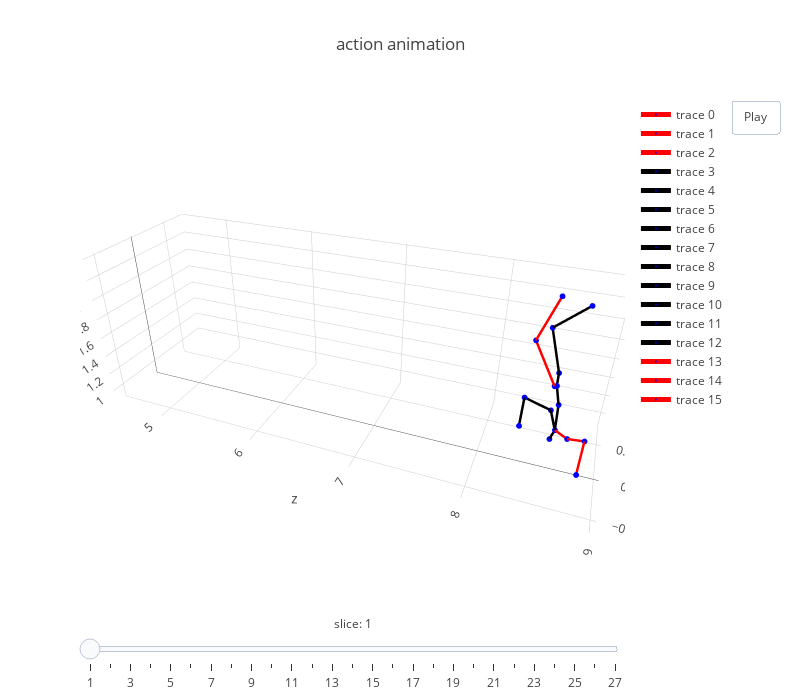

The code cell stored with this chart in its notebook:
### Code cell
obj_pts = gt.reshape(-1, 3)
xmin = obj_pts[:,0].min()
ymin = obj_pts[:,1].min()
zmin = obj_pts[:,2].min()
xmax = obj_pts[:,0].max()
ymax = obj_pts[:,1].max()
zmax = obj_pts[:,2].max()

frames, layout = generate_frames_layout(gt[::10], 
                                        dataset.skeleton(), 
                                        human36m_kpts_name, 
                                        x_range = [xmin, xmax], 
                                        y_range = [ymin, ymax], 
                                        z_range = [zmin, zmax])
fig = dict(data=get_line_3d_segs(gt, 0, dataset.skeleton(), human36m_kpts_name), layout=layout, frames=frames)
plotly.offline.iplot(fig)

### Figure 1 — Plotly figure (JSON) as saved in the notebook; plotly's stock layout.template omitted (floating-point values rounded to 4 significant figures)
{"data": [{"line": {"color": "red", "width": 5}, "marker": {"color": "blue", "size": 2}, "text": ["RHip"], "type": "scatter3d", "uid": "c470ee24-8dbc-4383-aa24-8846229fe3d9", "x": [0.01573, 0.1141], "y": [1.675, 1.623], "z": [8.544, 8.562]}, {"line": {"color": "red", "width": 5}, "marker": {"color": "blue", "size": 2}, "text": ["RKnee"], "type": "scatter3d", "uid": "1d65787e-e99f-4aba-a08a-ae7aec4348c3", "x": [0.1095, 0.01573], "y": [2.011, 1.675], "z": [8.336, 8.544]}, {"line": {"color": "red", "width": 5}, "marker": {"color": "blue", "size": 2}, "text": ["RAnkle"], "type": "scatter3d", "uid": "954d5e78-077d-476b-baa2-34b69e8e540e", "x": [0.153, 0.1095], "y": [2.407, 2.011], "z": [8.471, 8.336]}, {"line": {"color": "black", "width": 5}, "marker": {"color": "blue", "size": 2}, "text": ["LHip"], "type": "scatter3d", "uid": "ca206de2-ab02-4292-94bb-da89a2831d81", "x": [0.1959, 0.1141], "y": [1.701, 1.623], "z": [8.558, 8.562]}, {"line": {"color": "black", "width": 5}, "marker": {"color": "blue", "size": 2}, "text": ["LKnee"], "type": "scatter3d", "uid": "d47d7a2c-bf46-4db3-80d7-cf6c77fb3f38", "x": [0.2299, 0.1959], "y": [2.088, 1.701], "z": [8.441, 8.558]}, {"line": {"color": "black", "width": 5}, "marker": {"color": "blue", "size": 2}, "text": ["LAnkle"], "type": "scatter3d", "uid": "ad5b9c5b-00a1-440e-8b87-06b06632f16f", "x": [0.09228, 0.2299], "y": [2.393, 2.088], "z": [8.696, 8.441]}, {"line": {"color": "black", "width": 5}, "marker": {"color": "blue", "size": 2}, "text": ["Spine1"], "type": "scatter3d", "uid": "7c31deb6-d123-470b-a1d4-f1276c58e4f5", "x": [0.1549, 0.1141], "y": [1.415, 1.623], "z": [8.605, 8.562]}, {"line": {"color": "black", "width": 5}, "marker": {"color": "blue", "size": 2}, "text": ["Neck"], "type": "scatter3d", "uid": "05d1764e-6ed0-49a6-9e28-a65ec9e3f491", "x": [0.179, 0.1549], "y": [1.133, 1.415], "z": [8.618, 8.605]}, {"line": {"color": "black", "width": 5}, "marker": {"color": "blue", "size": 2}, "text": ["Head"], "type": "scatter3d", "uid": "2901dc5a-8df8-4b73-897b-596412165895", "x": [0.1745, 0.179], "y": [1.03, 1.133], "z": [8.588, 8.618]}, {"line": {"color": "black", "width": 5}, "marker": {"color": "blue", "size": 2}, "text": ["Site"], "type": "scatter3d", "uid": "136b855e-f1e4-4cb1-90c1-6ee109a0e543", "x": [0.1745, 0.1745], "y": [1.03, 1.03], "z": [8.588, 8.588]}, {"line": {"color": "black", "width": 5}, "marker": {"color": "blue", "size": 2}, "text": ["LShoulder"], "type": "scatter3d", "uid": "f8639210-c56c-468b-904e-bed6dd792f34", "x": [0.3551, 0.179], "y": [1.211, 1.133], "z": [8.553, 8.618]}, {"line": {"color": "black", "width": 5}, "marker": {"color": "blue", "size": 2}, "text": ["LElbow"], "type": "scatter3d", "uid": "a321b3d4-a14c-4c16-bf07-b0942410894a", "x": [0.2908, 0.3551], "y": [1.329, 1.211], "z": [8.315, 8.553]}, {"line": {"color": "black", "width": 5}, "marker": {"color": "blue", "size": 2}, "text": ["LWrist"], "type": "scatter3d", "uid": "4473618c-f9bc-4bb8-8afa-33efa4ce6800", "x": [0.05832, 0.2908], "y": [1.18, 1.329], "z": [8.32, 8.315]}, {"line": {"color": "red", "width": 5}, "marker": {"color": "blue", "size": 2}, "text": ["RShoulder"], "type": "scatter3d", "uid": "fa52767f-73e8-41d7-9ff1-2945142a6da0", "x": [0.02313, 0.179], "y": [1.182, 1.133], "z": [8.725, 8.618]}, {"line": {"color": "red", "width": 5}, "marker": {"color": "blue", "size": 2}, "text": ["RElbow"], "type": "scatter3d", "uid": "e65eccf0-f14c-427b-a95e-c560cd30cc13", "x": [-0.1681, 0.02313], "y": [1.336, 1.182], "z": [8.848, 8.725]}, {"line": {"color": "red", "width": 5}, "marker": {"color": "blue", "size": 2}, "text": ["RWrist"], "type": "scatter3d", "uid": "db2bc304-b93c-4a30-97fc-1adc9000e2f9", "x": [-0.3606, -0.1681], "y": [1.138, 1.336], "z": [8.833, 8.848]}, {"line": {"color": "#1f77b4", "width": 1}, "marker": {"color": "#1f77b4", "size": 1}, "type": "scatter3d", "uid": "59d8f51a-5d4f-43e4-89d3-4d421a5c9a13", "x": [], "y": [], "z": []}], "layout": {"autosize": false, "height": 700, "scene": {"aspectratio": {"x": 0.5737, "y": 0.6156, "z": 1.811}, "camera": {"eye": {"x": -1.743, "y": 1.071, "z": 0.71}, "up": {"x": 0, "y": 1, "z": 0}}, "xaxis": {"range": [-0.6428, 0.8151]}, "yaxis": {"range": [0.8454, 2.41]}, "zaxis": {"range": [4.44, 9.042]}}, "sliders": [{"currentvalue": {"font": {"size": 12}, "prefix": "slice: ", "visible": true, "xanchor": "center"}, "len": 1, "steps": [{"args": [["frame1"], {"frame": {"duration": 70, "redraw": true}, "mode": "immediate", "transition": {"duration": 0}}], "label": "1", "method": "animate"}, {"args": [["frame2"], {"frame": {"duration": 70, "redraw": true}, "mode": "immediate", "transition": {"duration": 0}}], "label": "2", "method": "animate"}, {"args": [["frame3"], {"frame": {"duration": 70, "redraw": true}, "mode": "immediate", "transition": {"duration": 0}}], "label": "3", "method": "animate"}, {"args": [["frame4"], {"frame": {"duration": 70, "redraw": true}, "mode": "immediate", "transition": {"duration": 0}}], "label": "4", "method": "animate"}, {"args": [["frame5"], {"frame": {"duration": 70, "redraw": true}, "mode": "immediate", "transition": {"duration": 0}}], "label": "5", "method": "animate"}, {"args": [["frame6"], {"frame": {"duration": 70, "redraw": true}, "mode": "immediate", "transition": {"duration": 0}}], "label": "6", "method": "animate"}, {"args": [["frame7"], {"frame": {"duration": 70, "redraw": true}, "mode": "immediate", "transition": {"duration": 0}}], "label": "7", "method": "animate"}, {"args": [["frame8"], {"frame": {"duration": 70, "redraw": true}, "mode": "immediate", "transition": {"duration": 0}}], "label": "8", "method": "animate"}, {"args": [["frame9"], {"frame": {"duration": 70, "redraw": true}, "mode": "immediate", "transition": {"duration": 0}}], "label": "9", "method": "animate"}, {"args": [["frame10"], {"frame": {"duration": 70, "redraw": true}, "mode": "immediate", "transition": {"duration": 0}}], "label": "10", "method": "animate"}, {"args": [["frame11"], {"frame": {"duration": 70, "redraw": true}, "mode": "immediate", "transition": {"duration": 0}}], "label": "11", "method": "animate"}, {"args": [["frame12"], {"frame": {"duration": 70, "redraw": true}, "mode": "immediate", "transition": {"duration": 0}}], "label": "12", "method": "animate"}, {"args": [["frame13"], {"frame": {"duration": 70, "redraw": true}, "mode": "immediate", "transition": {"duration": 0}}], "label": "13", "method": "animate"}, {"args": [["frame14"], {"frame": {"duration": 70, "redraw": true}, "mode": "immediate", "transition": {"duration": 0}}], "label": "14", "method": "animate"}, {"args": [["frame15"], {"frame": {"duration": 70, "redraw": true}, "mode": "immediate", "transition": {"duration": 0}}], "label": "15", "method": "animate"}, {"args": [["frame16"], {"frame": {"duration": 70, "redraw": true}, "mode": "immediate", "transition": {"duration": 0}}], "label": "16", "method": "animate"}, {"args": [["frame17"], {"frame": {"duration": 70, "redraw": true}, "mode": "immediate", "transition": {"duration": 0}}], "label": "17", "method": "animate"}, {"args": [["frame18"], {"frame": {"duration": 70, "redraw": true}, "mode": "immediate", "transition": {"duration": 0}}], "label": "18", "method": "animate"}, {"args": [["frame19"], {"frame": {"duration": 70, "redraw": true}, "mode": "immediate", "transition": {"duration": 0}}], "label": "19", "method": "animate"}, {"args": [["frame20"], {"frame": {"duration": 70, "redraw": true}, "mode": "immediate", "transition": {"duration": 0}}], "label": "20", "method": "animate"}, {"args": [["frame21"], {"frame": {"duration": 70, "redraw": true}, "mode": "immediate", "transition": {"duration": 0}}], "label": "21", "method": "animate"}, {"args": [["frame22"], {"frame": {"duration": 70, "redraw": true}, "mode": "immediate", "transition": {"duration": 0}}], "label": "22", "method": "animate"}, {"args": [["frame23"], {"frame": {"duration": 70, "redraw": true}, "mode": "immediate", "transition": {"duration": 0}}], "label": "23", "method": "animate"}, {"args": [["frame24"], {"frame": {"duration": 70, "redraw": true}, "mode": "immediate", "transition": {"duration": 0}}], "label": "24", "method": "animate"}, {"args": [["frame25"], {"frame": {"duration": 70, "redraw": true}, "mode": "immediate", "transition": {"duration": 0}}], "label": "25", "method": "animate"}, {"args": [["frame26"], {"frame": {"duration": 70, "redraw": true}, "mode": "immediate", "transition": {"duration": 0}}], "label": "26", "method": "animate"}, {"args": [["frame27"], {"frame": {"duration": 70, "redraw": true}, "mode": "immediate", "transition": {"duration": 0}}], "label": "27", "method": "animate"}], "transition": {"duration": 0}, "x": 0, "y": 0}], "title": {"text": "action animation"}, "updatemenus": [{"buttons": [{"args": [null], "label": "Play", "method": "animate"}], "pad": {"r": 10, "t": 0}, "showactive": false, "type": "buttons", "x": 1.3, "xanchor": "right", "y": 1, "yanchor": "top"}], "width": 800}}
